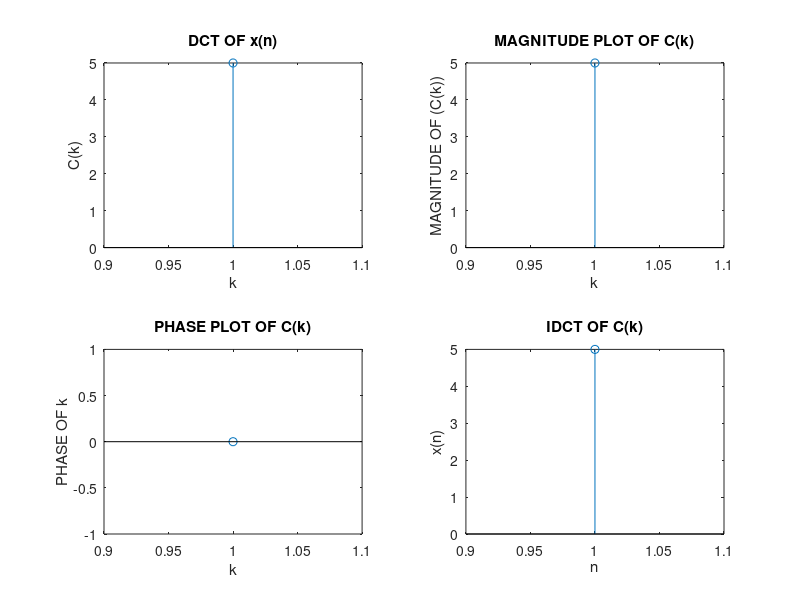

This figure's MATLAB source:
                     %  MANU JOY S5 EC-B #3

clc
clear all
close all

x=input("ENTER THE SEQUENCE");
N=length(x);
for k=1:N
    C(k)=0; 
    for n=1:N
        if(k==1)
        C(k)=C(k)+sqrt(1/N)*x(n)*cos(pi*(2*(n-1)+1)*(k-1)/(2*N));
        else
            C(k)=C(k)+sqrt(2/N)*x(n)*cos(pi*(2*(n-1)+1)*(k-1)/(2*N));
    end
    end
end

subplot(2,2,1)
stem(C)
xlabel("k")
ylabel("C(k)")
title("DCT OF x(n)")
subplot(2,2,2)
stem(abs(C))
xlabel("k")
ylabel("MAGNITUDE OF (C(k))")
title("MAGNITUDE PLOT OF C(k)")
subplot(2,2,3)
stem(angle(C))
xlabel("k")
ylabel("PHASE OF k")
title("PHASE PLOT OF C(k)")
   

D=C
N=length(D);
for n=1:N
    d(n)=0; 
    for k=1:N
        if(n==1)
        d(n)=d(n)+sqrt(1/N)*C(k)*cos(pi*(2*(n-1)+1)*(k-1)/(2*N));
        else
           d(n)=d(n)+sqrt(1/N)*C(k)*cos(pi*(2*(n-1)+1)*(k-1)/(2*N));
    end
    end
end

subplot(2,2,4)
stem((d))
xlabel("n")
ylabel("x(n)")
title("IDCT OF C(k)")
